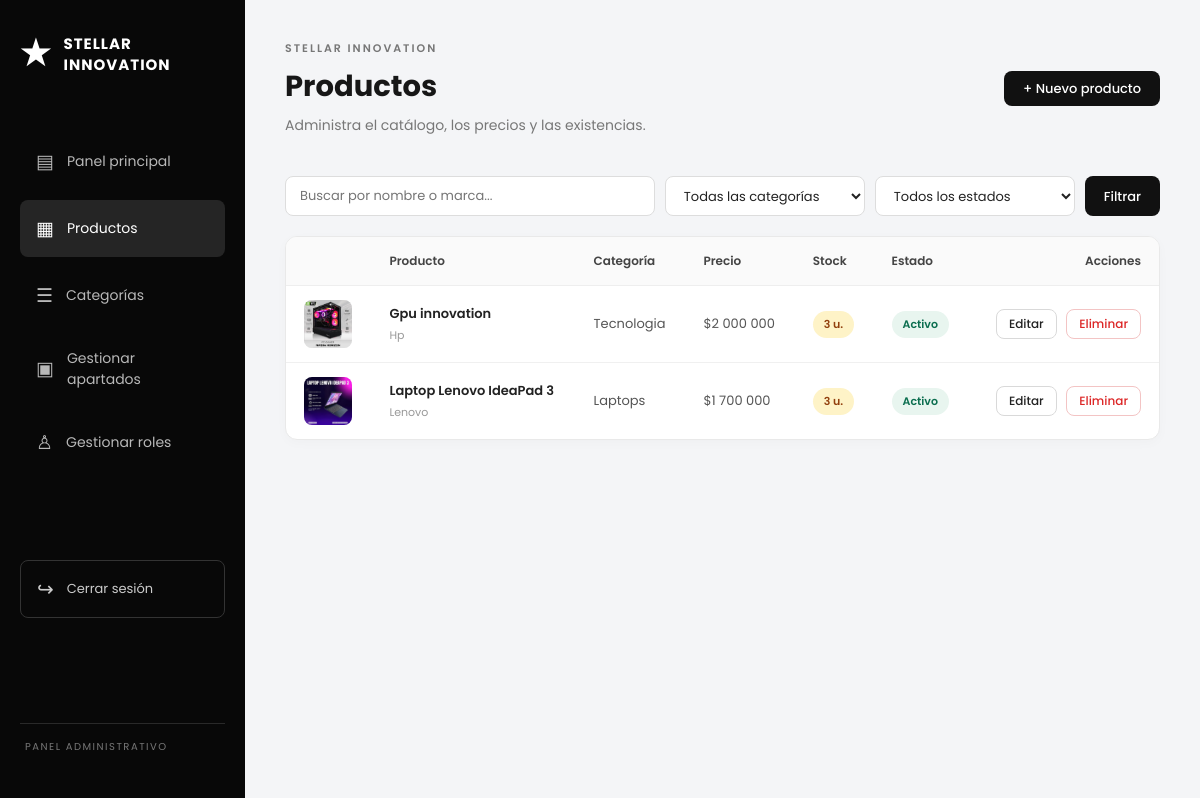
Before: /administracion/productos/ (signed in) with the older database file.
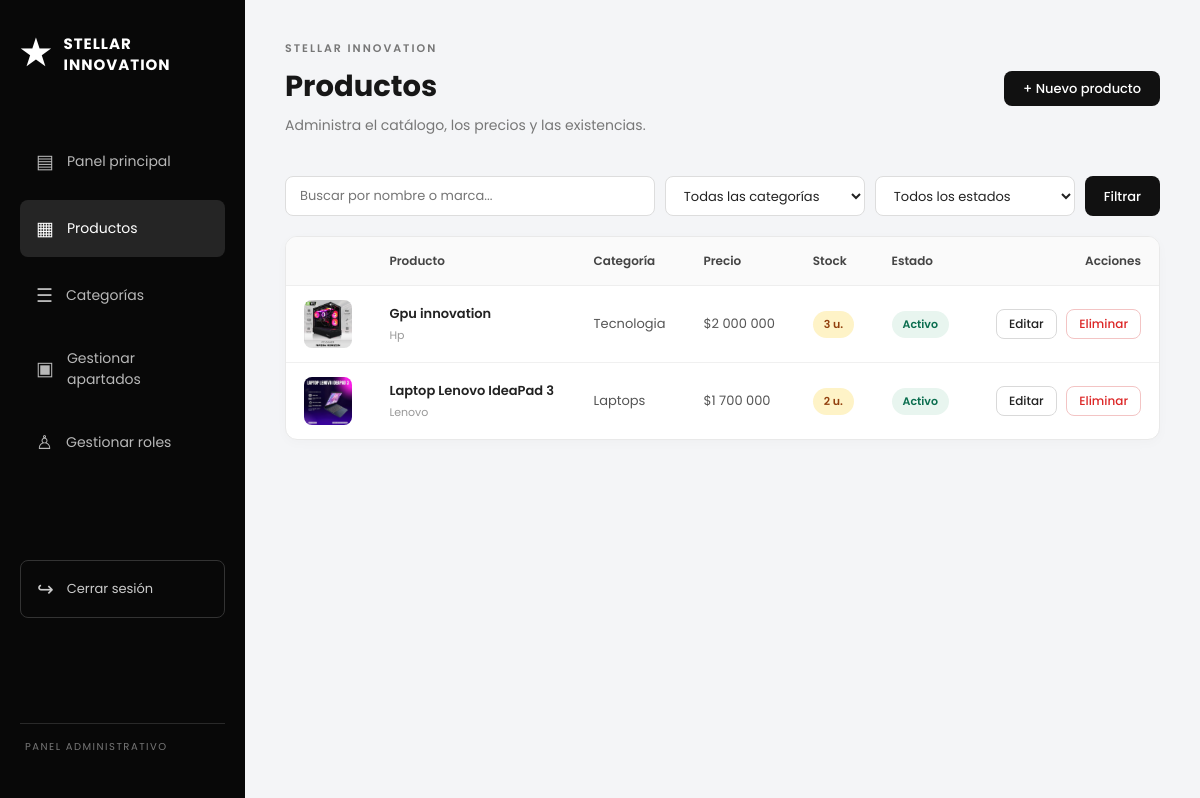
After: the same page with the newer database file.
### main/models.py (models this page shows, shortened)
class Producto(models.Model):
    nombre = models.CharField(max_length=150)
    marca = models.CharField(max_length=80, blank=True)
    descripcion = models.TextField()
    caracteristicas = models.TextField(blank=True)
    precio = models.DecimalField(max_digits=12, decimal_places=2,
                                 validators=[MinValueValidator(0)])
    stock = models.PositiveIntegerField(default=0)       # nunca negativo
    imagen = models.ImageField(upload_to='productos/', blank=True, null=True)
    categoria = models.ForeignKey(Categoria, on_delete=models.PROTECT,
                                  related_name='productos')
    activo = models.BooleanField(default=True)           # en vez de borrar
    creado = models.DateTimeField(auto_now_add=True)
    class Meta:
        verbose_name = "Producto"
        verbose_name_plural = "Productos"
        ordering = ['nombre']

class Categoria(models.Model):
    nombre = models.CharField(max_length=100, unique=True)
    descripcion = models.TextField(blank=True)
    disponible = models.BooleanField(default=True)   # en vez de borrar
    class Meta:
        verbose_name = "Categoría"
        verbose_name_plural = "Categorías"
        ordering = ['nombre']

### main/views.py (the view)
# urls.py: path('administracion/productos/', views.admin_productos, name='admin_productos'),
@admin_required
def admin_productos(request):
    productos = Producto.objects.select_related('categoria')
    q = request.GET.get('q', '').strip()
    categoria_id = request.GET.get('categoria', '')
    estado = request.GET.get('estado', '')
    if q:
        productos = productos.filter(Q(nombre__icontains=q) | Q(marca__icontains=q))
    categoria_activa = int(categoria_id) if categoria_id.isdigit() else None
    if categoria_activa:
        productos = productos.filter(categoria_id=categoria_activa)
    if estado == 'activos':
        productos = productos.filter(activo=True)
    elif estado == 'inactivos':
        productos = productos.filter(activo=False)
    elif estado == 'agotados':
        productos = productos.filter(stock=0)
    page_obj = Paginator(productos, 10).get_page(request.GET.get('page'))
    params = request.GET.copy()
    params.pop('page', None)
    return render(request, 'main/admin_productos.html', {
        'page_obj': page_obj,
        'categorias': Categoria.objects.all(),
        'categoria_activa': categoria_activa,
        'estado': estado,
        'q': q,
        'querystring': params.urlencode(),
    })

### main/context_processors.py (called while the page is built)
def carrito(request):
    cantidad = 0
    apartados_listos = 0
    if request.user.is_authenticated:
        cantidad = ItemCarrito.objects.filter(
            carrito__cliente=request.user
        ).aggregate(total=Sum('cantidad'))['total'] or 0
        perfil_usuario = getattr(request.user, 'usuario', None)
        if perfil_usuario and perfil_usuario.rol == 'cliente':
            apartados_listos = Apartado.objects.filter(
                cliente=request.user,
                estado='listo_para_entregar'
            ).count()
    return {
        'carrito_cantidad': cantidad,
        'apartados_listos': apartados_listos,
    }

### main/templates/main/admin_productos.html (shortened to what this page needs)
{% extends 'main/base_admin.html' %}
{% block content %}
<section class="admin-panel">
    <div class="admin-encabezado">
        <div>
            <p class="admin-eyebrow">STELLAR INNOVATION</p>
            <h1>Productos</h1>
            <p>Administra el catálogo, los precios y las existencias.</p>
        </div>
        <a href="{% url 'admin_producto_crear' %}" class="admin-btn admin-btn-primario">+ Nuevo producto</a>
    </div>
    <form method="get" class="admin-filtros">
        <input type="text" name="q" value="{{ q }}" placeholder="Buscar por nombre o marca...">
        <select name="categoria">
            <option value="">Todas las categorías</option>
        </select>
        <select name="estado">
            <option value="">Todos los estados</option>
        </select>
        <button type="submit" class="admin-btn admin-btn-primario">Filtrar</button>
    </form>
    <div class="admin-tabla-scroll">
        <table class="admin-table">
            <thead>
                <tr>
                    <th></th>
                    <th>Producto</th>
                    <th>Categoría</th>
                    <th>Precio</th>
                    <th>Stock</th>
                    <th>Estado</th>
                    <th class="col-acciones">Acciones</th>
                </tr>
            </thead>
            <tbody>
                {% for p in page_obj %}
                <tr>
                    <td>
                        {% if p.imagen %}
                            <img src="{{ p.imagen.url }}" alt="" class="thumb">
                        {% else %}
                            <span class="thumb thumb-vacio">—</span>
                        {% endif %}
                    </td>
                    <td>
                        <strong>{{ p.nombre }}</strong>
                        {% if p.marca %}<small>{{ p.marca }}</small>{% endif %}
                    </td>
                    <td>{{ p.categoria.nombre }}</td>
                    <td>${{ p.precio|floatformat:"0g" }}</td>
                    <td>
                        {% if p.stock == 0 %}
                            <span class="estado-badge danger">Agotado</span>
                        {% elif p.stock <= 5 %}
                            <span class="estado-badge warn">{{ p.stock }} u.</span>
                        {% else %}
                            {{ p.stock }} u.
                        {% endif %}
                    </td>
                    <td>
                        {% if p.activo %}
                            <span class="estado-badge ok">Activo</span>
                        {% else %}
                            <span class="estado-badge off">Inactivo</span>
                        {% endif %}
                    </td>
                    <td class="col-acciones">
                        <a href="{% url 'admin_producto_editar' p.id %}" class="admin-btn admin-btn-secundario admin-btn-sm">Editar</a>
                        <button type="button" class="admin-btn admin-btn-peligro admin-btn-sm btn-eliminar"
                                data-url="{% url 'admin_producto_eliminar' p.id %}"
                                data-nombre="{{ p.nombre }}"
                                data-aviso="Si tiene apartados asociados no se borrará: se marcará como inactivo.">
                            Eliminar
                        </button>
                    </td>
                </tr>
                {% endfor %}
            </tbody>
        </table>
    </div>
</section>
{% endblock %}

Changed rows visible on the page:
changed Producto "Laptop Lenovo IdeaPad 3": stock "3" → "2"
